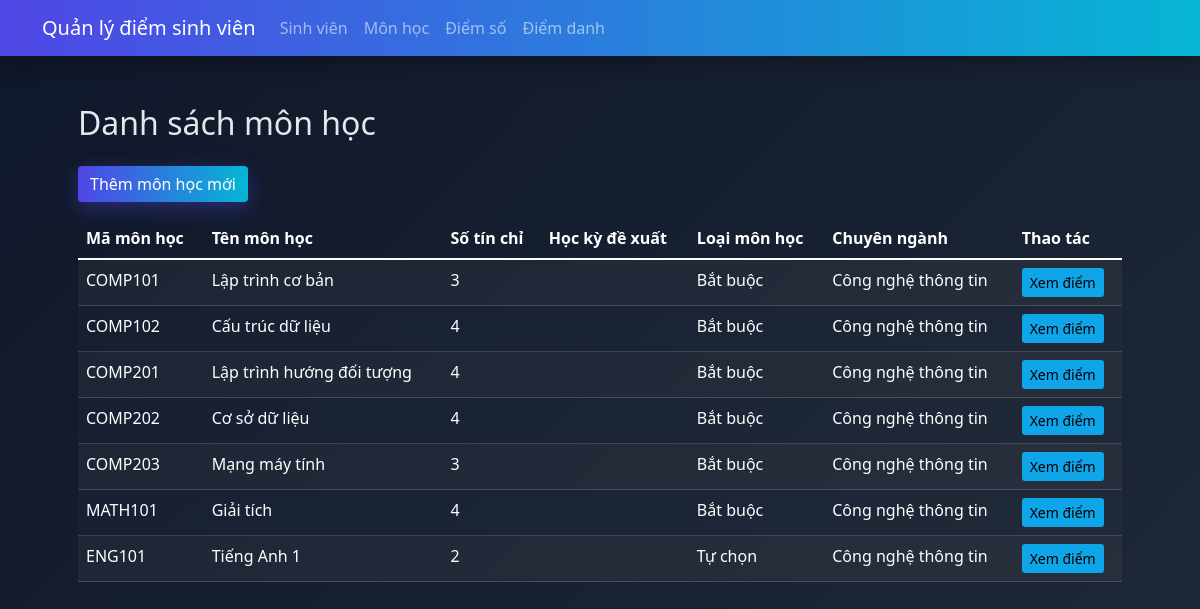
Screenshot of /courses with the database file from the repository.
### src/models.py (models this page shows, shortened)
class Course(Base):
    __tablename__ = 'courses'
    id = Column(Integer, primary_key=True)
    course_code = Column(String(20), unique=True, nullable=False)
    course_name = Column(String(100), nullable=False)
    description = Column(String(500))  # Mô tả môn học
    credits = Column(Integer, nullable=False)
    mandatory = Column(Integer, default=0)  # 0: không bắt buộc, 1: bắt buộc
    attendances = relationship("Attendance", back_populates="course")
    prerequisites = relationship(
        'Course',
        secondary='prerequisites',
        primaryjoin='Course.id==prerequisites.c.prerequisite_id',
        secondaryjoin='Course.id==prerequisites.c.course_id',
        backref='dependent_courses'
    )
    is_mandatory = Column(Integer, default=1)  # 1: bắt buộc, 0: tự chọn
    major = Column(String(100), nullable=False)  # Chuyên ngành
    grades = relationship("Grade", back_populates="course")

### src/app.py (the view)
@app.route('/courses')
def list_courses():
    courses = course_manager.get_all_courses()
    return render_template('courses/list.html', courses=courses)

### src/managers.py (called while the page is built)
    def get_all_courses(self):
        return self.session.query(Course).all()

### src/templates/courses/list.html
{% extends "home.html" %}
{% block content %}
<div class="container">
    <h2 class="mb-4">Danh sách môn học</h2>
    <a href="{{ url_for('add_course') }}" class="btn btn-primary mb-3">Thêm môn học mới</a>
    <table class="table table-striped table-entity">
        <thead>
            <tr>
                <th>Mã môn học</th>
                <th>Tên môn học</th>
                <th>Số tín chỉ</th>
                <th>Học kỳ đề xuất</th>
                <th>Loại môn học</th>
                <th>Chuyên ngành</th>
                <th>Thao tác</th>
            </tr>
        </thead>
        <tbody>
            {% for course in courses %}
            <tr>
                <td>{{ course.course_code }}</td>
                <td>{{ course.course_name }}</td>
                <td>{{ course.credits }}</td>
                <td>{{ course.recommended_semester }}</td>
                <td>{{ "Bắt buộc" if course.is_mandatory else "Tự chọn" }}</td>
                <td>{{ course.major }}</td>
                <td>
                    <a href="{{ url_for('list_grades', course_code=course.course_code) }}" class="btn btn-info btn-sm">Xem điểm</a>
                </td>
            </tr>
            {% endfor %}
        </tbody>
    </table>
</div>
{% endblock %}

### src/templates/home.html (shortened to what this page needs)
<!DOCTYPE html>
<html lang="vi">
<head>
    <link href="https://cdn.jsdelivr.net/npm/bootstrap@5.1.3/dist/css/bootstrap.min.css" rel="stylesheet">
    <link href="{{ url_for('static', filename='css/style.css') }}" rel="stylesheet">
</head>
<body>
    <nav class="navbar navbar-expand-lg navbar-dark bg-primary">
        <div class="container">
            <a class="navbar-brand" href="/">Quản lý điểm sinh viên</a>
            <div class="collapse navbar-collapse" id="navbarNav">
                <ul class="navbar-nav">
                    <li class="nav-item">
                        <a class="nav-link" href="/students">Sinh viên</a>
                    </li>
                    <li class="nav-item">
                        <a class="nav-link" href="/courses">Môn học</a>
                    </li>
                    <li class="nav-item">
                        <a class="nav-link" href="/grades">Điểm số</a>
                    </li>
                    <li class="nav-item">
                        <a class="nav-link" href="/attendance">Điểm danh</a>
                    </li>
                </ul>
            </div>
        </div>
    </nav>
    <div class="container mt-4">
        <div class="p-4">
            {% block content %}{% endblock %}
        </div>
    </div>
</body>
</html>

### src/static/css/style.css (style rules this page uses)
:root { --primary: #4f46e5; --secondary: #06b6d4; --success: #16a34a; --warning: #f59e0b; --danger: #ef4444; --info: #0ea5e9; --bg: #0f172a; --card: #111827; --text: #e5e7eb; --muted: #94a3b8; --accent1: #a78bfa; --accent2: #34d399; --accent3: #f472b6; }
body { background: linear-gradient(135deg, #0f172a, #1f2937) fixed; color: var(--text); }
.navbar { background: linear-gradient(90deg, var(--primary), var(--secondary)) !important; box-shadow: 0 6px 20px rgba(0,0,0,0.3); }
.table { color: var(--text); }
.table thead th { color: var(--accent2); border-bottom-color: rgba(255,255,255,0.1); }
.table tbody tr { border-color: rgba(255,255,255,0.06); }
.btn-primary { background: linear-gradient(90deg, var(--primary), var(--secondary)); border: none; box-shadow: 0 6px 20px rgba(79,70,229,0.4); }
.btn-info { background-color: var(--info); border: none; }
a, .nav-link { color: #e2e8f0; }
.table-entity { color: #ffffff !important; }
.table-entity thead th { color: #ffffff !important; }
.table-entity td, .table-entity th { border-color: rgba(255,255,255,0.15) !important; }
.table-entity.table-striped tbody tr:nth-of-type(odd) { background-color: rgba(255,255,255,0.06) !important; color: #ffffff !important; }
.table-entity.table-striped tbody tr:nth-of-type(even) { background-color: rgba(255,255,255,0.02) !important; color: #ffffff !important; }
.table-entity tbody td, .table-entity tbody th { color: #ffffff !important; }

### rows the page displays
Course: course_code "COMP101", course_name "Lập trình cơ bản", credits "3", is_mandatory "Bắt buộc", major "Công nghệ thông tin"
Course: course_code "COMP102", course_name "Cấu trúc dữ liệu", credits "4", is_mandatory "Bắt buộc", major "Công nghệ thông tin"
Course: course_code "COMP201", course_name "Lập trình hướng đối tượng", credits "4", is_mandatory "Bắt buộc", major "Công nghệ thông tin"
Course: course_code "COMP202", course_name "Cơ sở dữ liệu", credits "4", is_mandatory "Bắt buộc", major "Công nghệ thông tin"
Course: course_code "COMP203", course_name "Mạng máy tính", credits "3", is_mandatory "Bắt buộc", major "Công nghệ thông tin"
Course: course_code "MATH101", course_name "Giải tích", credits "4", is_mandatory "Bắt buộc", major "Công nghệ thông tin"
Course: course_code "ENG101", course_name "Tiếng Anh 1", credits "2", is_mandatory "Tự chọn", major "Công nghệ thông tin"
